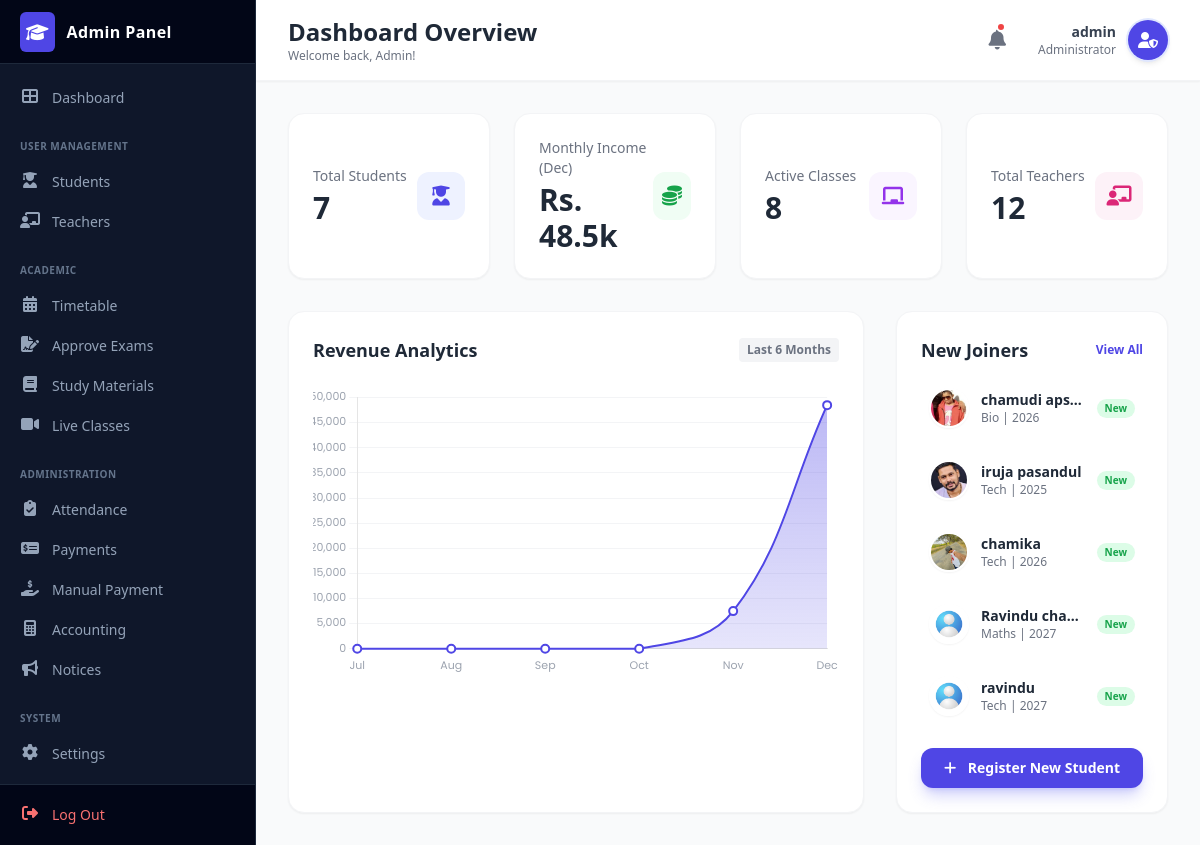
/admin/index.php (signed in), run on the app's committed database.
### tables this page shows
CREATE TABLE `students` (
  `student_id` int(11) NOT NULL,
  `reg_number` varchar(20) NOT NULL,
  `full_name` varchar(150) NOT NULL,
  `nic` varchar(20) NOT NULL,
  `dob` date NOT NULL,
  `gender` varchar(10) NOT NULL,
  `school` varchar(150) DEFAULT NULL,
  `address` text DEFAULT NULL,
  `student_phone` varchar(15) DEFAULT NULL,
  `parent_phone` varchar(15) NOT NULL,
  `email` varchar(150) NOT NULL,
  `stream` varchar(50) NOT NULL,
  `batch` varchar(10) NOT NULL,
  `photo` varchar(255) DEFAULT NULL,
  `registered_date` datetime DEFAULT current_timestamp(),
  `status` int(11) DEFAULT 1
);

### admin/index.php (the view, shortened to what this page needs)
<?php
include 'db_con.php';
$student_sql = "SELECT COUNT(*) as total FROM students WHERE status = 1";
$student_res = $conn->query($student_sql);
$student_count = $student_res->fetch_assoc()['total'];
$current_month = date('Y-m');
$income_stmt = $conn->prepare("SELECT SUM(amount) as total FROM payments WHERE DATE_FORMAT(paid_date, '%Y-%m') = ? AND payment_status = 'paid'");
if ($income_stmt) {
    $income_stmt->bind_param("s", $current_month);
    $income_stmt->execute();
    $income_res = $income_stmt->get_result();
    $row_income = $income_res->fetch_assoc();
    $monthly_income = $row_income['total'] ? $row_income['total'] : 0;
} else {
    $monthly_income = 0;
}
$class_sql = "SELECT COUNT(*) as total FROM classes WHERE status = 1";
$class_res = $conn->query($class_sql);
$class_count = $class_res->fetch_assoc()['total'];
$teacher_sql = "SELECT COUNT(*) as total FROM teachers WHERE status = 1";
$teacher_res = $conn->query($teacher_sql);
$teacher_count = $teacher_res->fetch_assoc()['total'];
$new_students_sql = "SELECT * FROM students ORDER BY student_id DESC LIMIT 5";
$new_students_res = $conn->query($new_students_sql);
$chart_labels = [];
$chart_data = [];
$chart_stmt = $conn->prepare("SELECT SUM(amount) as total FROM payments WHERE DATE_FORMAT(paid_date, '%Y-%m') = ? AND payment_status = 'paid'");
if ($chart_stmt) {
    for ($i = 5; $i >= 0; $i--) {
        $month_filter = date("Y-m", strtotime("-$i months"));
        $display_label = date("M", strtotime("-$i months"));
        $chart_stmt->bind_param("s", $month_filter);
        $chart_stmt->execute();
        $chart_res = $chart_stmt->get_result();
        $row = $chart_res->fetch_assoc();
        $chart_labels[] = $display_label;
        $chart_data[] = $row['total'] ? (float)$row['total'] : 0;
    }
}
?>
<!DOCTYPE html>
<html lang="en">
<head>
    <script src="https://cdn.tailwindcss.com"></script>
    <link rel="stylesheet" href="https://cdnjs.cloudflare.com/ajax/libs/font-awesome/6.4.0/css/all.min.css">
</head>
<body class="bg-gray-50 font-sans antialiased">
    <?php include('includes/sidebar.php'); ?>
    <div class="ml-64 flex flex-col min-h-screen transition-all duration-300">
        <header class="bg-white shadow-sm py-4 px-8 flex justify-between items-center sticky top-0 z-40 border-b border-gray-100">
            <div>
                <h2 class="text-2xl font-bold text-gray-800">Dashboard Overview</h2>
                <p class="text-xs text-gray-500">Welcome back, Admin!</p>
            </div>
            <div class="flex items-center gap-6">
                <div class="relative cursor-pointer hover:bg-gray-50 p-2 rounded-full transition">
                    <i class="fas fa-bell text-gray-500 text-xl hover:text-indigo-600"></i>
                    <span class="absolute top-1 right-2 w-2.5 h-2.5 bg-red-500 rounded-full border-2 border-white"></span>
                </div>
                <div class="flex items-center gap-3 cursor-pointer">
                    <div class="text-right hidden md:block">
                        <div class="text-sm font-bold text-gray-700"><?php echo isset($_SESSION['admin_name']) ? htmlspecialchars($_SESSION['admin_name']) : 'Admin'; ?></div>
                        <div class="text-xs text-gray-500">Administrator</div>
                    </div>
                    <div class="w-10 h-10 rounded-full bg-indigo-600 flex items-center justify-center text-white font-bold shadow-md ring-2 ring-indigo-100">
                        <i class="fas fa-user-shield"></i>
                    </div>
                </div>
            </div>
        </header>
        <main class="p-8 flex-1 overflow-y-auto">
            <div class="grid grid-cols-1 md:grid-cols-2 lg:grid-cols-4 gap-6 mb-8">
                <div class="bg-white rounded-2xl p-6 shadow-sm border border-gray-100 flex items-center justify-between hover:shadow-lg transition-all duration-300 group">
                    <div>
                        <div class="text-gray-500 text-sm font-medium mb-1">Total Students</div>
                        <div class="text-3xl font-bold text-gray-800 group-hover:text-indigo-600 transition-colors">
                            <?php echo number_format($student_count); ?>
                        </div>
                    </div>
                    <div class="w-12 h-12 rounded-xl bg-indigo-50 flex items-center justify-center text-indigo-600 text-xl group-hover:scale-110 transition-transform">
                        <i class="fas fa-user-graduate"></i>
                    </div>
                </div>
                <div class="bg-white rounded-2xl p-6 shadow-sm border border-gray-100 flex items-center justify-between hover:shadow-lg transition-all duration-300 group">
                    <div>
                        <div class="text-gray-500 text-sm font-medium mb-1">Monthly Income (<?php echo date('M'); ?>)</div>
                        <div class="text-3xl font-bold text-gray-800 group-hover:text-green-600 transition-colors">
                            Rs. <?php echo number_format($monthly_income / 1000, 1); ?>k
                        </div>
                    </div>
                    <div class="w-12 h-12 rounded-xl bg-green-50 flex items-center justify-center text-green-600 text-xl group-hover:scale-110 transition-transform">
                        <i class="fas fa-coins"></i>
                    </div>
                </div>
                <div class="bg-white rounded-2xl p-6 shadow-sm border border-gray-100 flex items-center justify-between hover:shadow-lg transition-all duration-300 group">
                    <div>
                        <div class="text-gray-500 text-sm font-medium mb-1">Active Classes</div>
                        <div class="text-3xl font-bold text-gray-800 group-hover:text-purple-600 transition-colors">
                            <?php echo $class_count; ?>
                        </div>
                    </div>
                    <div class="w-12 h-12 rounded-xl bg-purple-50 flex items-center justify-center text-purple-600 text-xl group-hover:scale-110 transition-transform">
                        <i class="fas fa-chalkboard"></i>
                    </div>
                </div>
                <div class="bg-white rounded-2xl p-6 shadow-sm border border-gray-100 flex items-center justify-between hover:shadow-lg transition-all duration-300 group">
                    <div>
                        <div class="text-gray-500 text-sm font-medium mb-1">Total Teachers</div>
                        <div class="text-3xl font-bold text-gray-800 group-hover:text-pink-600 transition-colors">
                            <?php echo $teacher_count; ?>
                        </div>
                    </div>
                    <div class="w-12 h-12 rounded-xl bg-pink-50 flex items-center justify-center text-pink-600 text-xl group-hover:scale-110 transition-transform">
                        <i class="fas fa-chalkboard-teacher"></i>
                    </div>
                </div>
            </div>
            <div class="grid grid-cols-1 lg:grid-cols-3 gap-8">
                <div class="lg:col-span-2 bg-white p-6 rounded-2xl shadow-sm border border-gray-100">
                    <div class="flex justify-between items-center mb-6">
                        <h3 class="text-lg font-bold text-gray-800">Revenue Analytics</h3>
                        <span class="text-xs font-semibold text-gray-500 bg-gray-100 px-2 py-1 rounded">Last 6 Months</span>
                    </div>
                    <div class="relative h-72 w-full">
                        <canvas id="revenueChart"></canvas>
                    </div>
                </div>
                <div class="bg-white p-6 rounded-2xl shadow-sm border border-gray-100">
                    <h3 class="text-lg font-bold text-gray-800 mb-4 flex items-center justify-between">
                        <span>New Joiners</span>
                        <a href="student.php" class="text-xs text-indigo-600 hover:underline">View All</a>
                    </h3>
                    <div class="space-y-4">
                        <?php
                        if ($new_students_res->num_rows > 0) {
                            while($student = $new_students_res->fetch_assoc()) {
                                $photo_name = $student['photo'];
                                $photo_path = (!empty($photo_name) && file_exists("../assets/images/students/" . $photo_name))
                                    ? "../assets/images/students/" . $photo_name
                                    : "../assets/images/user2.jpg";
                        ?>
                        <div class="flex items-center gap-3 p-2 hover:bg-gray-50 rounded-lg transition-colors cursor-pointer">
                            <img src="<?php echo $photo_path; ?>" class="w-10 h-10 rounded-full object-cover border-2 border-white shadow-sm">
                            <div class="flex-1 min-w-0">
                                <div class="font-semibold text-sm text-gray-800 truncate"><?php echo htmlspecialchars($student['full_name']); ?></div>
                                <div class="text-xs text-gray-500 truncate"><?php echo htmlspecialchars($student['stream']); ?> | <?php echo $student['batch']; ?></div>
                            </div>
                            <span class="text-[10px] font-bold text-green-600 bg-green-100 px-2 py-0.5 rounded-full">New</span>
                        </div>
                        <?php
                            }
                        } else {
                            echo "<div class='text-center py-8 text-gray-400 text-sm'>No new students found</div>";
                        }
                        ?>
                    </div>
                    <button onclick="window.location.href='../log/registration.php'" class="w-full mt-6 py-2.5 text-center text-sm text-white font-semibold bg-indigo-600 hover:bg-indigo-700 rounded-xl shadow-lg shadow-indigo-500/30 transition transform hover:-translate-y-0.5">
                        <i class="fas fa-plus mr-2"></i> Register New Student
                    </button>
                </div>
            </div>
        </main>
    </div>
    <script>
        const ctx = document.getElementById('revenueChart').getContext('2d');
        // PHP Arrays to JS
        const labels = <?php echo json_encode($chart_labels); ?>;
        const data = <?php echo json_encode($chart_data, JSON_NUMERIC_CHECK); ?>;
        // Gradient for chart
        let gradient = ctx.createLinearGradient(0, 0, 0, 400);
        gradient.addColorStop(0, 'rgba(79, 70, 229, 0.4)');
        gradient.addColorStop(1, 'rgba(79, 70, 229, 0.0)');
        new Chart(ctx, {
            type: 'line',
            data: {
                labels: labels,
                datasets: [{
                    label: 'Income (LKR)',
                    data: data,
                    borderColor: '#4f46e5',
                    backgroundColor: gradient,
                    borderWidth: 2,
                    pointBackgroundColor: '#ffffff',
                    pointBorderColor: '#4f46e5',
                    pointRadius: 4,
                    fill: true,
                    tension: 0.4
                }]
            },
            options: {
                responsive: true,
                maintainAspectRatio: false,
                plugins: {
                    legend: { display: false },
                    tooltip: {
                        backgroundColor: '#1f2937',
                        padding: 12,
                        cornerRadius: 8,
                        displayColors: false,
                        callbacks: {
                            label: function(context) {
                                return 'Rs. ' + context.parsed.y.toLocaleString();
                            }
                        }
                    }
                },
                scales: {
                    y: {
                        beginAtZero: true,
                        grid: { borderDash: [4, 4], color: '#f3f4f6' },
                        ticks: { font: { size: 11, family: 'Poppins' }, color: '#9ca3af' }
                    },
                    x: {
                        grid: { display: false },
                        ticks: { font: { size: 11, family: 'Poppins' }, color: '#9ca3af' }
                    }
                }
            }
        });
    </script>
</body>
</html>

### admin/index.php (style rules this page uses)
body { font-family: 'Poppins', sans-serif; }

### data on the page
students: photo (picture), full_name "chamudi aps…", stream "Bio", batch "2026"
students: photo (picture), full_name "iruja pasandul", stream "Tech", batch "2025"
students: photo (picture), full_name "chamika", stream "Tech", batch "2026"
students: full_name "Ravindu cha…", stream "Maths", batch "2027"
students: full_name "ravindu", stream "Tech", batch "2027"

### other printed values
$_SESSION['admin_name'] "admin"
$student_count "7"
$monthly_income / 1000 "48.5"
$class_count "8"
$teacher_count "12"
chart data {{ json_encode($chart_labels) }} ["Jul","Aug","Sep","Oct","Nov","Dec"]
chart data {{ json_encode($chart_data, JSON_NUMERIC_CHECK) }} [0,0,0,0,7500,48500]
